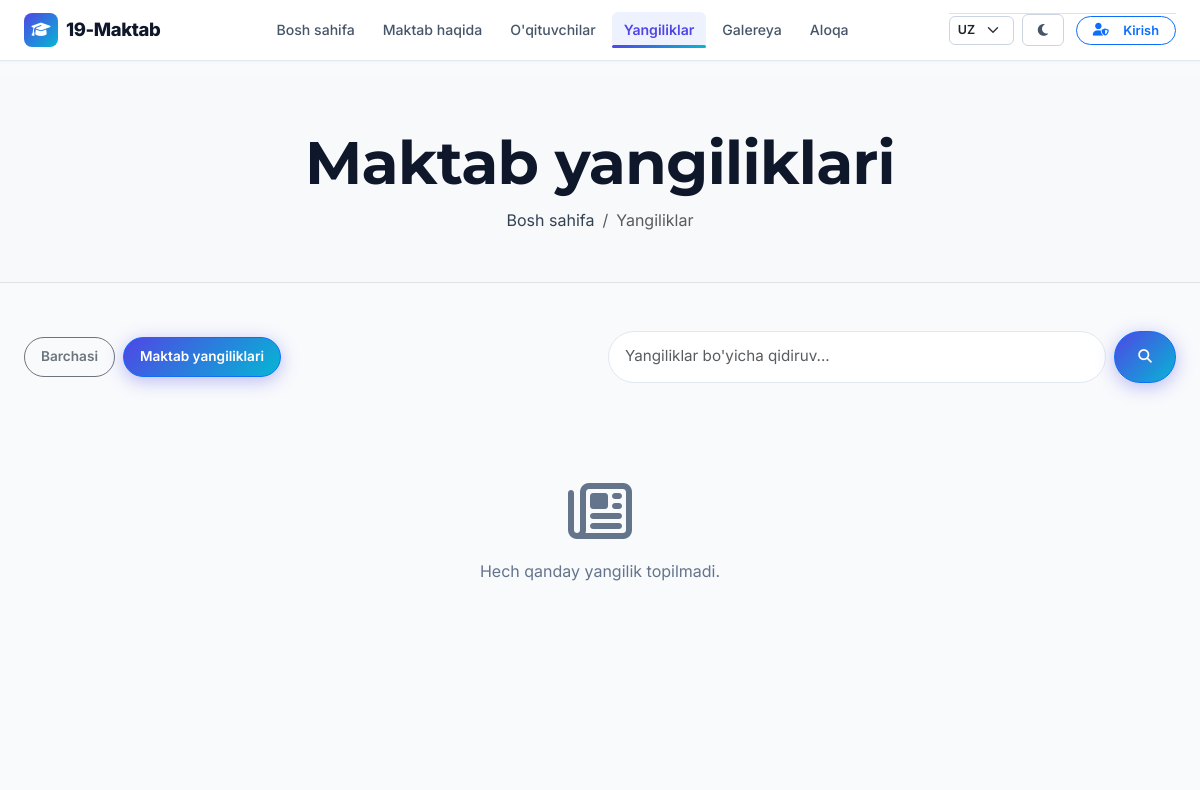
Before: /news/?category=maktab-yangiliklari (upper part) with the older database file.
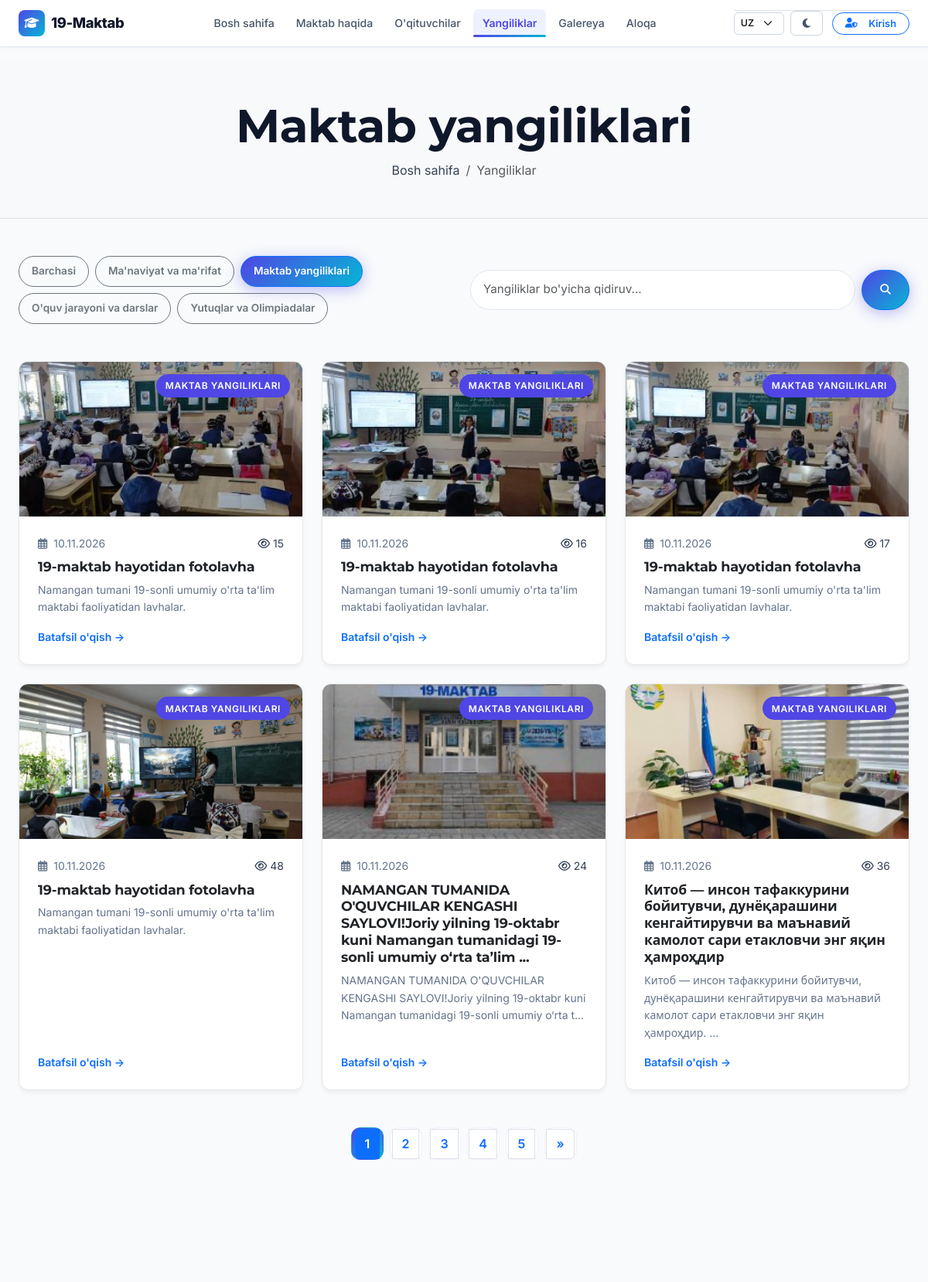
After: the same page with the newer database file.
### apps/news/models.py (models this page shows, shortened)
class NewsCategory(models.Model):
    name = models.CharField(max_length=100, verbose_name="Kategoriya nomi (UZ)")
    name_ru = models.CharField(max_length=100, blank=True, verbose_name="Kategoriya nomi (RU)")
    name_en = models.CharField(max_length=100, blank=True, verbose_name="Kategoriya nomi (EN)")
    slug = models.SlugField(unique=True, verbose_name="Slug")
    color = models.CharField(max_length=7, default='#4F46E5', verbose_name="Rang kodi")
    class Meta:
        verbose_name = 'Yangilik toifasi'
        verbose_name_plural = 'Yangilik toifalari'
        ordering = ['name']
    @property
    def localized_name(self):
        lang = get_language() or 'uz'
        if lang.startswith('ru') and self.name_ru:
            return self.name_ru
        if lang.startswith('en') and self.name_en:
            return self.name_en
        return self.name

class News(models.Model):
    STATUS_CHOICES = [
        ('draft', 'Qoralama'),
        ('scheduled', 'Rejalashtirilgan'),
        ('published', "E'lon qilingan"),
        ('archived', 'Arxivlangan'),
    ]
    title = models.CharField(max_length=300, verbose_name="Sarlavha (UZ)")
    title_ru = models.CharField(max_length=300, blank=True, verbose_name="Sarlavha (RU)")
    title_en = models.CharField(max_length=300, blank=True, verbose_name="Sarlavha (EN)")
    slug = models.SlugField(max_length=320, unique=True, verbose_name="Slug")
    category = models.ForeignKey(NewsCategory, on_delete=models.SET_NULL, null=True, blank=True, related_name='news_items', verbose_name="Toifa")
    excerpt = models.TextField(max_length=500, verbose_name="Qisqa mazmun (UZ)")
    excerpt_ru = models.TextField(max_length=500, blank=True, verbose_name="Qisqa mazmun (RU)")
    excerpt_en = models.TextField(max_length=500, blank=True, verbose_name="Qisqa mazmun (EN)")
    content = models.TextField(verbose_name="Batafsil matn (UZ)")
    content_ru = models.TextField(blank=True, verbose_name="Batafsil matn (RU)")
    content_en = models.TextField(blank=True, verbose_name="Batafsil matn (EN)")
    cover_image = models.ImageField(upload_to='news/covers/', blank=True, null=True, verbose_name="Muqova rasmi")
    status = models.CharField(max_length=20, choices=STATUS_CHOICES, default='draft', verbose_name="Holati")
    is_featured = models.BooleanField(default=False, verbose_name="Muhim yangilik")
    scheduled_at = models.DateTimeField(null=True, blank=True, verbose_name="Rejalashtirilgan vaqt")
    published_at = models.DateTimeField(null=True, blank=True, verbose_name="E'lon qilingan vaqt")
    created_at = models.DateTimeField(auto_now_add=True, verbose_name="Yaratilgan vaqt")
    updated_at = models.DateTimeField(auto_now=True, verbose_name="Tahrirlangan vaqt")
    views_count = models.PositiveIntegerField(default=0, verbose_name="Ko'rishlar soni")
    class Meta:
        verbose_name = 'Yangilik'
        verbose_name_plural = 'Yangiliklar'
        ordering = ['-published_at', '-created_at']
    @property
    def localized_title(self):
        lang = get_language() or 'uz'
        if lang.startswith('ru') and self.title_ru:
            return self.title_ru
        if lang.startswith('en') and self.title_en:
            return self.title_en
        return self.title
    @property
    def localized_excerpt(self):
        lang = get_language() or 'uz'
        if lang.startswith('ru') and self.excerpt_ru:
            return self.excerpt_ru
        if lang.startswith('en') and self.excerpt_en:
            return self.excerpt_en
        return self.excerpt
    def get_absolute_url(self):
        return reverse('news:detail', kwargs={'slug': self.slug})

### apps/news/views.py (the view, shortened to what this page needs)
# urls.py: path('', views.news_list_view, name='list'),
def news_list_view(request):
    queryset = News.objects.filter(status='published').select_related('category')
    category_slug = request.GET.get('category')
    selected_category = None
    if category_slug:
        selected_category = get_object_or_404(NewsCategory, slug=category_slug)
        queryset = queryset.filter(category=selected_category)
    query = request.GET.get('q', '').strip()
    paginator = Paginator(queryset, 6)
    page_number = request.GET.get('page')
    page_obj = paginator.get_page(page_number)
    categories = NewsCategory.objects.all()
    context = {
        'page_obj': page_obj,
        'categories': categories,
        'selected_category': selected_category,
        'query': query,
    }
    return render(request, 'news/news_list.html', context)

### apps/core/context_processors.py (called while the page is built)
def site_settings(request):
    settings_obj = SiteSettings.objects.first()
    return {
        'site_settings': settings_obj,
    }

### apps/core/models.py (called while the page is built)
    @property
    def localized_name(self):
        lang = get_language() or 'uz'
        if lang.startswith('ru') and self.school_name_ru:
            return self.school_name_ru
        if lang.startswith('en') and self.school_name_en:
            return self.school_name_en
        return self.school_name

    @property
    def localized_tagline(self):
        lang = get_language() or 'uz'
        if lang.startswith('ru') and self.tagline_ru:
            return self.tagline_ru
        if lang.startswith('en') and self.tagline_en:
            return self.tagline_en
        return self.tagline

    @property
    def localized_address(self):
        lang = get_language() or 'uz'
        if lang.startswith('ru') and self.address_ru:
            return self.address_ru
        if lang.startswith('en') and self.address_en:
            return self.address_en
        return self.address

### templates/news/news_list.html (shortened to what the changed rows need)
{% extends 'base.html' %}
{% load i18n static %}
{% block content %}
<div class="bg-light py-5 border-bottom">
    <div class="container text-center">
        <h1 class="fw-bold mb-2">{% trans "Maktab yangiliklari" %}</h1>
    </div>
</div>
<section class="py-5">
    <div class="container">
        <div class="row g-3 mb-5 align-items-center">
            <div class="col-lg-6">
                <div class="d-flex flex-wrap gap-2">
                    <a href="{% url 'news:list' %}" class="btn {% if not selected_category %}btn-primary{% else %}btn-outline-secondary{% endif %} btn-sm rounded-pill px-3">
                        {% trans "Barchasi" %}
                    </a>
                    {% for cat in categories %}
                        <a href="{% url 'news:list' %}?category={{ cat.slug }}" class="btn {% if selected_category == cat %}btn-primary{% else %}btn-outline-secondary{% endif %} btn-sm rounded-pill px-3">
                            {{ cat.localized_name }}
                        </a>
                    {% endfor %}
                </div>
            </div>
        </div>
        <div class="row g-4 mb-5">
            {% if page_obj %}
                {% for item in page_obj %}
                    <div class="col-md-6 col-lg-4">
                        <div class="school-card">
                            <div class="card-img-wrapper">
                                {% if item.cover_image %}
                                    <img src="{{ item.cover_image.url }}" alt="{{ item.localized_title }}">
                                {% else %}
                                    <div class="d-flex align-items-center justify-content-center h-100 bg-light text-muted">
                                        <i class="fas fa-newspaper fa-3x"></i>
                                    </div>
                                {% endif %}
                                {% if item.category %}
                                    <span class="position-absolute top-0 end-0 m-3 badge-category text-white" style="background-color: {{ item.category.color }};">
                                        {{ item.category.localized_name }}
                                    </span>
                                {% endif %}
                            </div>
                            <div class="card-body">
                                <small class="text-muted mb-2 d-flex align-items-center gap-2">
                                    <i class="far fa-calendar-alt"></i> {{ item.published_at|date:"d.m.Y" }}
                                    <span class="ms-auto"><i class="far fa-eye"></i> {{ item.views_count }}</span>
                                </small>
                                <h5 class="fw-bold mb-2">
                                    <a href="{{ item.get_absolute_url }}" class="text-dark text-decoration-none">
                                        {{ item.localized_title }}
                                    </a>
                                </h5>
                                <p class="text-muted small mb-3 flex-grow-1">
                                    {{ item.localized_excerpt|truncatechars:120 }}
                                </p>
                                <a href="{{ item.get_absolute_url }}" class="fw-semibold text-primary text-decoration-none small">
                                    {% trans "Batafsil o'qish" %} &rarr;
                                </a>
                            </div>
                        </div>
                    </div>
                {% endfor %}
            {% else %}
                <div class="col-12 text-center py-5">
                    <i class="far fa-newspaper fa-4x text-muted mb-3"></i>
                    <p class="text-muted">{% trans "Hech qanday yangilik topilmadi." %}</p>
                </div>
            {% endif %}
        </div>
        {% if page_obj.has_other_pages %}
            <nav aria-label="Page navigation">
                <ul class="pagination justify-content-center">
                    {% for num in page_obj.paginator.page_range %}
                        <li class="page-item {% if page_obj.number == num %}active{% endif %}">
                            <a class="page-link" href="?page={{ num }}{% if query %}&q={{ query }}{% endif %}{% if selected_category %}&category={{ selected_category.slug }}{% endif %}">
                                {{ num }}
                            </a>
                        </li>
                    {% endfor %}
                    {% if page_obj.has_next %}
                        <li class="page-item">
                            <a class="page-link" href="?page={{ page_obj.next_page_number }}{% if query %}&q={{ query }}{% endif %}{% if selected_category %}&category={{ selected_category.slug }}{% endif %}">
                                &raquo;
                            </a>
                        </li>
                    {% endif %}
                </ul>
            </nav>
        {% endif %}
    </div>
</section>
{% endblock %}

Changed rows visible on the page:
added NewsCategory: localized_name "Ma'naviyat va ma'rifat"
added NewsCategory: localized_name "O'quv jarayoni va darslar"
added NewsCategory: localized_name "Yutuqlar va Olimpiadalar"
added News: cover_image (picture), category.localized_name "MAKTAB YANGILIKLARI", published_at "10.11.2026", views_count "15", localized_title "19-maktab hayotidan fotolavha", localized_excerpt "Namangan tumani 19-sonli umumiy o'rta ta'lim maktabi faoliyatidan lavhalar."
added News: cover_image (picture), category.localized_name "MAKTAB YANGILIKLARI", published_at "10.11.2026", views_count "16", localized_title "19-maktab hayotidan fotolavha", localized_excerpt "Namangan tumani 19-sonli umumiy o'rta ta'lim maktabi faoliyatidan lavhalar."
added News: cover_image (picture), category.localized_name "MAKTAB YANGILIKLARI", published_at "10.11.2026", views_count "17", localized_title "19-maktab hayotidan fotolavha", localized_excerpt "Namangan tumani 19-sonli umumiy o'rta ta'lim maktabi faoliyatidan lavhalar."
added News: cover_image (picture), category.localized_name "MAKTAB YANGILIKLARI", published_at "10.11.2026", views_count "48", localized_title "19-maktab hayotidan fotolavha", localized_excerpt "Namangan tumani 19-sonli umumiy o'rta ta'lim maktabi faoliyatidan lavhalar."
added News: cover_image (picture), category.localized_name "MAKTAB YANGILIKLARI", published_at "10.11.2026", views_count "24", localized_title "NAMANGAN TUMANIDA O'QUVCHILAR KENGASHI SAYLOVI!Joriy yilning 19-oktabr kuni Namangan tumanidagi 19-sonli umumiy o‘rta ta’lim ...", localized_excerpt "NAMANGAN TUMANIDA O'QUVCHILAR KENGASHI SAYLOVI!Joriy yilning 19-oktabr kuni Namangan tumanidagi 19-sonli umumiy o‘rta t…"
added News: cover_image (picture), category.localized_name "MAKTAB YANGILIKLARI", published_at "10.11.2026", views_count "36", localized_title "Китоб — инсон тафаккурини бойитувчи, дунёқарашини кенгайтирувчи ва маънавий камолот сари етакловчи энг яқин ҳамроҳдир", localized_excerpt "Китоб — инсон тафаккурини бойитувчи, дунёқарашини кенгайтирувчи ва маънавий камолот сари етакловчи энг яқин ҳамроҳдир. …"
Other visible differences:
new list line: "1"
new list line: "2"
new list line: "3"
new list line: "4"
new list line: "5"
text no longer shown: "Hech qanday yangilik topilmadi."
